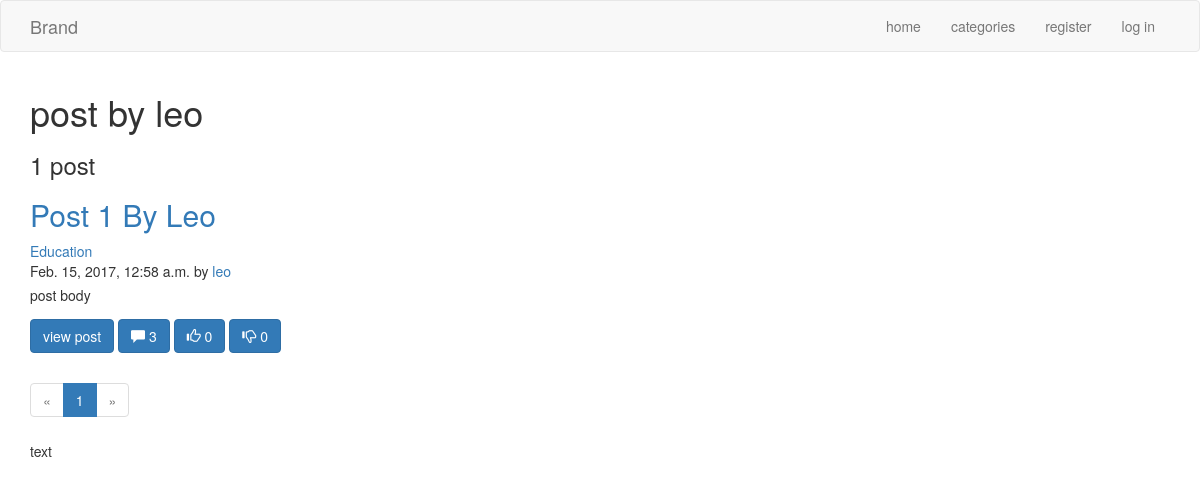
/blog/user/leo/, run on the app's committed database.
### sampleblog/models.py (models this page shows, shortened)
class Post(models.Model):
    user = models.ForeignKey(User, on_delete=models.CASCADE)
    category = models.ForeignKey(Category, on_delete=models.CASCADE)
    likes = models.IntegerField(null=True,blank=True,default = 0)
    dislikes = models.IntegerField(null=True,blank=True,default = 0)
    title = models.CharField(max_length=200,unique=True)
    text = models.TextField()
    created_date = models.DateTimeField(default=timezone.now)
    slug = models.SlugField(default= 10)
    published_date = models.DateTimeField(blank=True, null=True)
    def current_comments_count(self):
        return Comment.objects.filter(post = self).count()

class Category(models.Model):
     categories = (
     ('Economics', 'Economics'),
     ('Finance', 'Finance'),
     ('Pet', 'Pet'),
     ('Gaming', 'Gaming'),
     ('Nature', 'Nature'),
     ('Medical', 'Medical'),
     ('Social Media', 'Social Media'),
     ('Sports', 'Sports'),
     ('Science', 'Science'),
     ('Technology', 'Technology'),
     ('History', 'History'),
     ('Travel', 'Travel'),
     ('Fashion', 'Fashion'),
     ('Music', 'Music'),
     ('Movie', 'Movie'),
     ('Education', 'Education'),
     ('Health', 'Health'),
     )
     category = models.CharField(max_length=50,choices=categories,)
     slug = models.SlugField(default= 10)

### sampleblog/views.py (the view)
# urls.py: url(r'^blog/user/(?P<user>.*)/$',views.posts_by_user,name='posts_by_user'),
def posts_by_user(request, user):
    posts_by_user = Post.objects.filter(user__username = user,published_date__isnull = False).order_by('-published_date')
    current_user = user
    posts_by_user_state = 'posts'
    posts_by_user_count = posts_by_user.count()
    if posts_by_user_count == 0:
        posts_by_user_state = 'post'
    if posts_by_user_count == 1:
        posts_by_user_state = 'post'
    paginator = Paginator(posts_by_user, 5) # Show 25 contacts per page
    page = request.GET.get('page')
    try:
        posts_by_user_current_page = paginator.page(page)
    except PageNotAnInteger:
        posts_by_user_current_page = paginator.page(1)
    except EmptyPage:
        posts_by_user_current_page = paginator.page(paginator.num_pages)
    context = {
    'posts_by_user_current_page':posts_by_user_current_page,
    'current_user':current_user,
    'posts_by_user_count':posts_by_user_count,
    'posts_by_user_state':posts_by_user_state
    }
    return render(request,'sampleblog/posts_by_user.html',context)

### sampleblog/templates/sampleblog/posts_by_user.html (shortened to what this page needs)
{% extends "sampleblog/post_list.html" %}
{% load static %}
{% block content %}
<main>
<section>
  <div class='container'>
    <div>
    <h1>{{posts_by_user_state}} by {{current_user}}</h1>
    <h3>{{posts_by_user_count}} {{posts_by_user_state}}</h3>
    {% for post in posts_by_user_current_page %}
    <div >
      <div>
        <h2><a href="{% url 'sampleblog:post_details' post_slug=post.slug %}">{{post.title}}</a></h2>
      </div>
      <div>
        <span><a href='{% url 'sampleblog:posts_by_category' category_slug=post.category.slug %}'>{{post.category.category}}</a></span>
      </div>
      <div>
        <span>{{post.published_date}} by <a href='{% url 'sampleblog:posts_by_user' user=post.user.username %}'>{{post.user.username}}</a></span>
      </div>
      <div><p>{{post.text}}</p></div>
      <div class='wrapper'>
        <a class='btn btn-primary' href="{% url 'sampleblog:post_details' post_slug=post.slug %}">view post</a>
        <a class='btn btn-primary' href="{% url 'sampleblog:post_details' post_slug=post.slug %}">
          <span class="glyphicon glyphicon-comment"></span> {{post.current_comments_count}}
        </a>
        <a class='btn btn-primary' href="{% url 'sampleblog:post_details' post_slug=post.slug %}">
          <span class="glyphicon glyphicon-thumbs-up"></span>
          <span>{{post.likes}}</span>
        </a>
        <a class='btn btn-primary' href="{% url 'sampleblog:post_details' post_slug=post.slug %}">
          <span class="glyphicon glyphicon-thumbs-down"></span>
          <span>{{post.dislikes}}</span>
        </a>
      </div>
    </div>
    {% endfor %}
    <ul class="pagination">
      {% if posts_by_user_current_page.has_previous %}
      <li><a href="?page={{ posts_by_user_current_page.previous_page_number }}">&laquo;</a></li>
      {% else %}
      <li class="disabled"><span>&laquo;</span></li>
      {% endif %}
      {% for i in posts_by_user_current_page.paginator.page_range %}
      {% if posts_by_user_current_page.number == i %}
      <li class="active"><span>{{ i }} <span class="sr-only">(current)</span></span></li>
      {% else %}
      <li><a href="?page={{ i }}">{{ i }}</a></li>
      {% endif %}
      {% endfor %}
      {% if posts_by_user_current_page.has_next %}
      <li><a href="?page={{ posts_by_user_current_page.next_page_number }}">&raquo;</a></li>
      {% else %}
      <li class="disabled"><span>&raquo;</span></li>
      {% endif %}
    </ul>
  </div>
  </div>
</section>
</main>
{% endblock content %}

### sampleblog/static/sampleblog/css/index.css (style rules this page uses)
.wrapper { padding: 0 0 10px 0; }
p { line-height: 2; }

### data on the page
Post: title "Post 1 By Leo", category.category "Education", published_date "Feb. 15, 2017, 12:58 a.m.", user.username "leo", text "post body", current_comments_count "3", likes "0", dislikes "0"

### other printed values
{{ posts_by_user_state }} "post"
{{ current_user }} "leo"
{{ posts_by_user_count }} "1"
{{ i }} "1"
